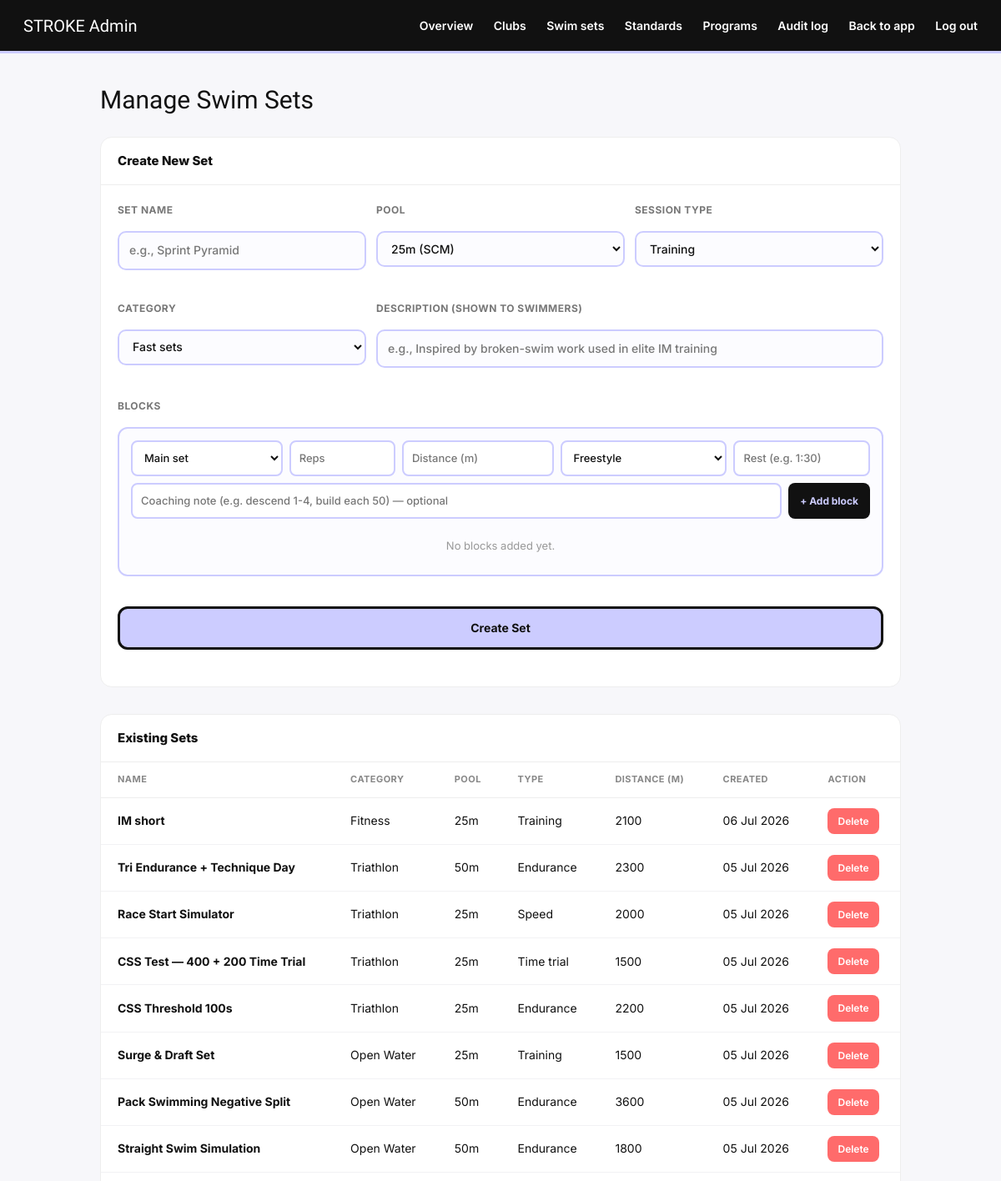
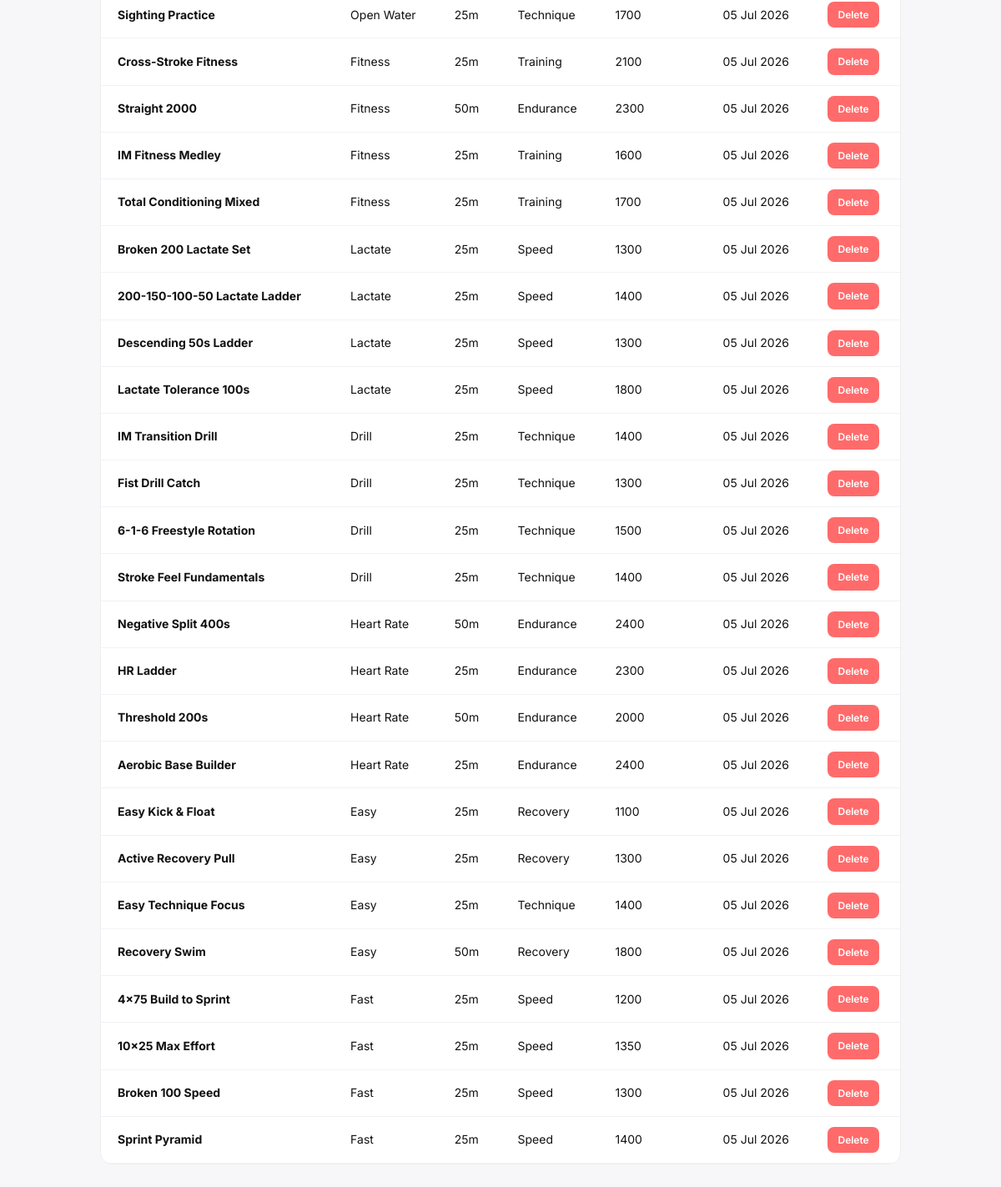
Page /admin/sets (signed in) on the committed database (2 pictures, top to bottom).
### models.py (models this page shows)
class SavedSet(db.Model):
    __tablename__ = 'saved_set'
    id = db.Column(db.Integer, primary_key=True)
    name = db.Column(db.String(100), nullable=False)
    pool = db.Column(db.String(10), default='25m')
    session_type = db.Column(db.String(50), default='Training')
    sets_data = db.Column(db.Text)  # JSON string, same shape as sessionSets in log.html
    category = db.Column(db.String(30), default='Fitness')
    description = db.Column(db.Text)
    created_by = db.Column(db.Integer, db.ForeignKey('user.id'))
    created_at = db.Column(db.DateTime, default=datetime.utcnow)
    def get_sets(self):
        try:
            return json.loads(self.sets_data or '[]')
        except:
            return []
    def total_distance(self):
        total = 0
        for s in self.get_sets():
            try:
                total += int(s.get('reps', 0)) * int(s.get('dist', 0))
            except:
                pass
        return total

### routes.py (the view)
@main.route('/admin/sets')
@login_required
@admin_required
def admin_sets():
    from app import db
    from models import SavedSet
    sets = db.session.query(SavedSet).order_by(SavedSet.created_at.desc()).all()
    return render_template('admin_sets.html', sets=sets, categories=SET_CATEGORIES)

### auth_utils.py (called while the page is built)
def admin_required(f):
    @wraps(f)
    def wrapper(*args, **kwargs):
        if not current_user.is_authenticated or not current_user.is_admin:
            abort(403)
        return f(*args, **kwargs)
    return wrapper

### templates/admin_sets.html (shortened to what this page needs)
<!DOCTYPE html>
<html lang="en">
<head>
<link rel="stylesheet" href="{{ url_for('static', filename='css/main.css') }}">
</head>
<body>
<nav class="adm-nav">
  <span class="adm-logo">STROKE Admin</span>
  <div>
    <a href="/admin">Overview</a>
    <a href="/admin/clubs">Clubs</a>
    <a href="/admin/sets">Swim sets</a>
    <a href="/admin/standards">Standards</a>
    <a href="/admin/programs">Programs</a>
    <a href="/admin/audit">Audit log</a>
    <a href="/dashboard">Back to app</a>
    <a href="/logout">Log out</a>
  </div>
</nav>
<div class="adm-wrap">
  <p class="adm-title">Manage Swim Sets</p>
  <div class="adm-panel">
    <div class="adm-panel-head">Create New Set</div>
    <div class="adm-panel-body">
      <form method="POST" action="/admin/sets/create" class="set-form">
        <div class="form-row">
          <div class="form-group">
            <label>Set Name</label>
            <input type="text" name="name" placeholder="e.g., Sprint Pyramid" required>
          </div>
          <div class="form-group">
            <label>Pool</label>
            <select name="pool">
              <option value="25m">25m (SCM)</option>
            </select>
          </div>
          <div class="form-group">
            <label>Session Type</label>
            <select name="session_type">
              <option value="Training">Training</option>
            </select>
          </div>
        </div>
        <div class="form-row">
          <div class="form-group">
            <label>Category</label>
            <select name="category">
              {% for c in categories %}
              <option value="{{ c.key }}">{{ c.label }}</option>
              {% endfor %}
            </select>
          </div>
          <div class="form-group" style="grid-column: span 2;">
            <label>Description (shown to swimmers)</label>
            <input type="text" name="description" placeholder="e.g., Inspired by broken-swim work used in elite IM training">
          </div>
        </div>
        <div class="form-group">
          <label>Blocks</label>
          <div class="block-builder">
            <div class="block-row">
              <select id="blkSection">
                <option value="Main set" selected>Main set</option>
              </select>
              <input type="number" id="blkReps" placeholder="Reps" min="1">
              <input type="number" id="blkDist" placeholder="Distance (m)" min="25" step="25">
              <select id="blkStroke">
                <option value="FR">Freestyle</option>
              </select>
              <input type="text" id="blkRest" placeholder="Rest (e.g. 1:30)">
            </div>
            <div class="block-row block-row-note">
              <input type="text" id="blkNote" placeholder="Coaching note (e.g. descend 1-4, build each 50) — optional">
              <button type="button" class="btn-add-block" onclick="addBlock()">+ Add block</button>
            </div>
            <div class="block-list" id="blockList">
              <p class="block-empty" id="blockEmpty">No blocks added yet.</p>
            </div>
          </div>
        </div>
        <button type="submit" class="btn-add-set" onclick="return validateBlocks()">Create Set</button>
      </form>
    </div>
  </div>
  <div class="adm-panel">
    <div class="adm-panel-head">Existing Sets</div>
    {% if sets %}
      <div style="overflow-x: auto;">
        <table>
          <thead>
            <tr>
              <th>Name</th>
              <th>Category</th>
              <th>Pool</th>
              <th>Type</th>
              <th>Distance (m)</th>
              <th>Created</th>
              <th>Action</th>
            </tr>
          </thead>
          <tbody>
            {% for s in sets %}
            <tr>
              <td><strong>{{ s.name }}</strong></td>
              <td>{{ s.category or 'Fitness' }}</td>
              <td>{{ s.pool }}</td>
              <td>{{ s.session_type }}</td>
              <td>{{ s.total_distance() }}</td>
              <td>{{ s.created_at.strftime('%d %b %Y') }}</td>
              <td>
                <form method="POST" action="/admin/sets/delete/{{ s.id }}" style="display:inline;">
                  <button type="submit" class="btn-delete" onclick="return confirm('Delete this set?')">Delete</button>
                </form>
              </td>
            </tr>
            {% endfor %}
          </tbody>
        </table>
      </div>
    {% else %}
      <div class="empty-state">No saved sets yet. Create one above to get started.</div>
    {% endif %}
  </div>
</div>
</body>
</html>

### static/css/main.css (style rules this page uses)
*, *::before, *::after { box-sizing: border-box; margin: 0; padding: 0; }
html { scroll-behavior: smooth; overflow-x: hidden; }
body { font-family: 'Inter', sans-serif; background: #fcfcff; color: #111111; line-height: 1.6; min-height: 100vh; overflow-x: hidden; }
button, input, textarea, select { font: inherit; }
button, a { cursor: pointer; }
a { color: inherit; text-decoration: none; }
button { border: none; background: none; }
input, textarea, select { outline: none; }
nav { display: flex; align-items: center; justify-content: space-between; padding: 0 24px; height: 64px; position: sticky; top: 0; z-index: 100; background: #ffffff; border-bottom: 3px solid #ccccff; }
.form-group { display: flex; flex-direction: column; gap: 10px; margin-bottom: 20px; }
.form-group label { font-size: 13px; font-weight: 700; text-transform: uppercase; letter-spacing: 0.06em; color: #111111; }
.form-group input, .form-group textarea, .form-group select { width: 100%; padding: 14px 16px; border: 2px solid #ccccff; border-radius: 10px; background: #ffffff; color: #111111; font-size: 15px; font-weight: 500; }
.form-group input::placeholder, .form-group textarea::placeholder { color: #777777; }

### templates/admin_sets.html (style rules this page uses)
body { font-family: 'Inter', sans-serif; background: #f7f7fa; margin: 0; color: #111; }
.adm-nav { display: flex; align-items: center; justify-content: space-between; padding: 16px 28px; background: #111; color: #fff; }
.adm-nav a { color: #fff; text-decoration: none; font-weight: 600; font-size: 14px; margin-left: 20px; }
.adm-logo { font-family: 'Antonio', sans-serif; font-size: 20px; }
.adm-wrap { max-width: 1000px; margin: 0 auto; padding: 32px 20px 60px; }
.adm-title { font-family: 'Antonio', sans-serif; font-size: 30px; margin: 0 0 20px; }
.adm-panel { background: #fff; border-radius: 14px; border: 1px solid #eee; overflow: hidden; margin-bottom: 32px; }
.adm-panel-head { padding: 16px 20px; border-bottom: 1px solid #eee; font-weight: 800; font-size: 15px; }
.adm-panel-body { padding: 20px; }
.set-form { display: grid; gap: 16px; margin-bottom: 24px; }
.form-row { display: grid; grid-template-columns: 1fr 1fr 1fr; gap: 12px; }
.form-group { display: flex; flex-direction: column; }
.form-group label { font-size: 12px; font-weight: 700; text-transform: uppercase; color: #777; letter-spacing: 0.04em; margin-bottom: 6px; }
.form-group input, .form-group select, .form-group textarea { border: 2px solid #ccccff; background: #fcfcff; color: #111; padding: 10px 12px; border-radius: 10px; font-family: 'Inter', sans-serif; font-size: 14px; }
.btn-add-set { background: #ccccff; color: #111; border: 3px solid #111; border-radius: 12px; padding: 12px 20px; font-weight: 700; cursor: pointer; font-size: 14px; transition: all 0.15s; }
.block-builder { border: 2px solid #ccccff; border-radius: 12px; padding: 14px; background: #fcfcff; }
.block-row { display: grid; grid-template-columns: 1fr 0.7fr 1fr 1.1fr 0.9fr; gap: 8px; }
.block-row-note { grid-template-columns: 1fr auto; margin-top: 8px; }
.block-row input, .block-row select { border: 2px solid #ccccff; background: #fff; color: #111; padding: 9px 10px; border-radius: 8px; font-family: 'Inter', sans-serif; font-size: 13px; }
.btn-add-block { background: #111; color: #ccccff; border: none; border-radius: 8px; padding: 0 14px; font-weight: 700; font-size: 12px; cursor: pointer; white-space: nowrap; }
.block-list { display: flex; flex-direction: column; gap: 8px; margin-top: 12px; }
.block-empty { font-size: 13px; color: #999; text-align: center; padding: 10px; }
table { width: 100%; border-collapse: collapse; }
th { text-align: left; font-size: 11px; text-transform: uppercase; letter-spacing: 0.04em; color: #888; padding: 12px 20px; border-bottom: 1px solid #eee; }
td { padding: 12px 20px; border-bottom: 1px solid #f2f2f4; font-size: 14px; }
.btn-delete { background: #ff6b6b; color: #fff; border: none; border-radius: 8px; padding: 6px 12px; font-weight: 600; cursor: pointer; font-size: 12px; transition: all 0.15s; }

### rows in the picture
SavedSet: name "IM short", category "Fitness", pool "25m", session_type "Training", total_distance "2100", created_at "06 Jul 2026"
SavedSet: name "Tri Endurance + Technique Day", category "Triathlon", pool "50m", session_type "Endurance", total_distance "2300", created_at "05 Jul 2026"
SavedSet: name "Race Start Simulator", category "Triathlon", pool "25m", session_type "Speed", total_distance "2000", created_at "05 Jul 2026"
SavedSet: name "CSS Test — 400 + 200 Time Trial", category "Triathlon", pool "25m", session_type "Time trial", total_distance "1500", created_at "05 Jul 2026"
SavedSet: name "CSS Threshold 100s", category "Triathlon", pool "25m", session_type "Endurance", total_distance "2200", created_at "05 Jul 2026"
SavedSet: name "Surge & Draft Set", category "Open Water", pool "25m", session_type "Training", total_distance "1500", created_at "05 Jul 2026"
SavedSet: name "Pack Swimming Negative Split", category "Open Water", pool "50m", session_type "Endurance", total_distance "3600", created_at "05 Jul 2026"
SavedSet: name "Straight Swim Simulation", category "Open Water", pool "50m", session_type "Endurance", total_distance "1800", created_at "05 Jul 2026"
SavedSet: name "Sighting Practice", category "Open Water", pool "25m", session_type "Technique", total_distance "1700", created_at "05 Jul 2026"
SavedSet: name "Cross-Stroke Fitness", category "Fitness", pool "25m", session_type "Training", total_distance "2100", created_at "05 Jul 2026"
SavedSet: name "Straight 2000", category "Fitness", pool "50m", session_type "Endurance", total_distance "2300", created_at "05 Jul 2026"
SavedSet: name "IM Fitness Medley", category "Fitness", pool "25m", session_type "Training", total_distance "1600", created_at "05 Jul 2026"
SavedSet: name "Total Conditioning Mixed", category "Fitness", pool "25m", session_type "Training", total_distance "1700", created_at "05 Jul 2026"
SavedSet: name "Broken 200 Lactate Set", category "Lactate", pool "25m", session_type "Speed", total_distance "1300", created_at "05 Jul 2026"
SavedSet: name "200-150-100-50 Lactate Ladder", category "Lactate", pool "25m", session_type "Speed", total_distance "1400", created_at "05 Jul 2026"
SavedSet: name "Descending 50s Ladder", category "Lactate", pool "25m", session_type "Speed", total_distance "1300", created_at "05 Jul 2026"
SavedSet: name "Lactate Tolerance 100s", category "Lactate", pool "25m", session_type "Speed", total_distance "1800", created_at "05 Jul 2026"
SavedSet: name "IM Transition Drill", category "Drill", pool "25m", session_type "Technique", total_distance "1400", created_at "05 Jul 2026"
SavedSet: name "Fist Drill Catch", category "Drill", pool "25m", session_type "Technique", total_distance "1300", created_at "05 Jul 2026"
SavedSet: name "6-1-6 Freestyle Rotation", category "Drill", pool "25m", session_type "Technique", total_distance "1500", created_at "05 Jul 2026"
SavedSet: name "Stroke Feel Fundamentals", category "Drill", pool "25m", session_type "Technique", total_distance "1400", created_at "05 Jul 2026"
SavedSet: name "Negative Split 400s", category "Heart Rate", pool "50m", session_type "Endurance", total_distance "2400", created_at "05 Jul 2026"
SavedSet: name "HR Ladder", category "Heart Rate", pool "25m", session_type "Endurance", total_distance "2300", created_at "05 Jul 2026"
SavedSet: name "Threshold 200s", category "Heart Rate", pool "50m", session_type "Endurance", total_distance "2000", created_at "05 Jul 2026"
SavedSet: name "Aerobic Base Builder", category "Heart Rate", pool "25m", session_type "Endurance", total_distance "2400", created_at "05 Jul 2026"
SavedSet: name "Easy Kick & Float", category "Easy", pool "25m", session_type "Recovery", total_distance "1100", created_at "05 Jul 2026"
SavedSet: name "Active Recovery Pull", category "Easy", pool "25m", session_type "Recovery", total_distance "1300", created_at "05 Jul 2026"
SavedSet: name "Easy Technique Focus", category "Easy", pool "25m", session_type "Technique", total_distance "1400", created_at "05 Jul 2026"
SavedSet: name "Recovery Swim", category "Easy", pool "50m", session_type "Recovery", total_distance "1800", created_at "05 Jul 2026"
SavedSet: name "4x75 Build to Sprint", category "Fast", pool "25m", session_type "Speed", total_distance "1200", created_at "05 Jul 2026"
SavedSet: name "10x25 Max Effort", category "Fast", pool "25m", session_type "Speed", total_distance "1350", created_at "05 Jul 2026"
SavedSet: name "Broken 100 Speed", category "Fast", pool "25m", session_type "Speed", total_distance "1300", created_at "05 Jul 2026"
SavedSet: name "Sprint Pyramid", category "Fast", pool "25m", session_type "Speed", total_distance "1400", created_at "05 Jul 2026"

### other values in the picture
form field category "Fast sets"
